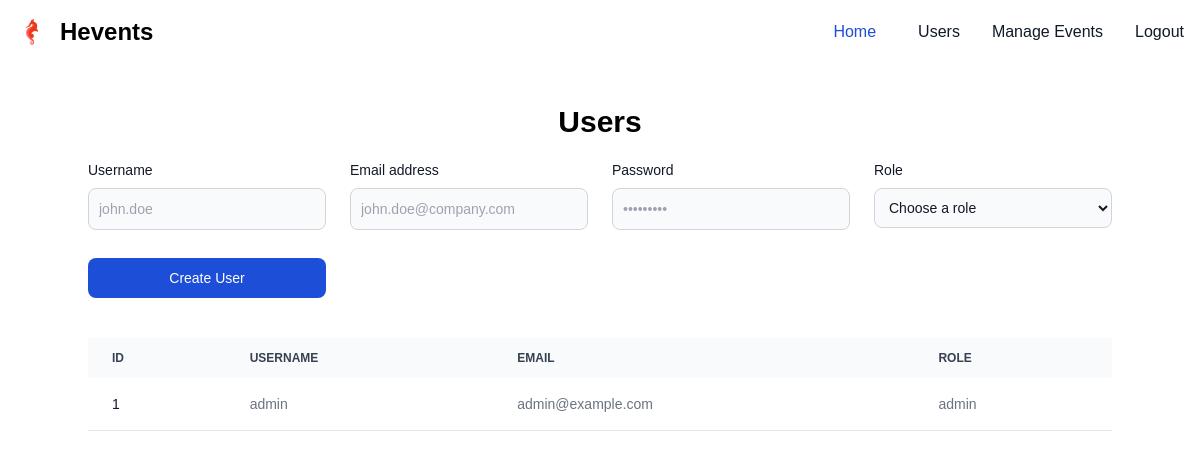
Before: /admin/users_page (signed in) with the older database file.
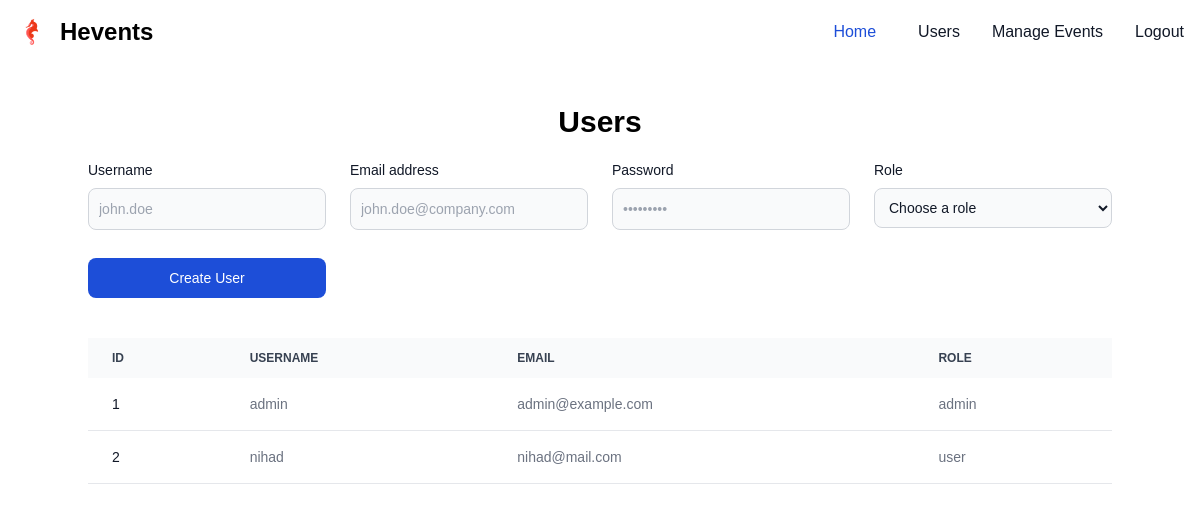
After: the same page with the newer database file.
### app/models/user.py (models this page shows, shortened)
class User(db.Model, UserMixin):  # Inherit from UserMixin
    id = db.Column(db.Integer, primary_key=True)
    username = db.Column(db.String(80), unique=True, nullable=False)
    email = db.Column(db.String(120), unique=True, nullable=False)
    password = db.Column(db.String(60), nullable=False)
    role = db.Column(db.String(20), nullable=False, default='user')  # Can be 'admin' or 'user'

### app/routes/user_routes.py (the view)
@user_routes.route('/admin/users_page', methods=['GET'])
@login_required
def users_page():
    if current_user.role != 'admin':
        return redirect(url_for('event_routes.events_page'))
    users = get_all_users()
    return render_template('users.html', title='All Users', users=users)

### app/__init__.py (called while the page is built)
def create_app():
    app = Flask(__name__)
    app.config.from_object(Config)
    db.init_app(app)
    login_manager = LoginManager()
    login_manager.init_app(app)
    login_manager.login_view = 'user_routes.login_page'  # Redirect if not logged in
    from app.models.user import User
    @login_manager.user_loader
    def load_user(user_id):
        return User.query.get(int(user_id))
    app.register_blueprint(user_routes)
    app.register_blueprint(event_routes)
    app.register_blueprint(admin_event_routes)
    with app.app_context():
        db.create_all()  # Create tables if they don't exist
    return app

### app/services/user_service.py (called while the page is built)
def get_all_users():
    return User.query.all()

### app/templates/users.html (shortened to what this page needs)
{% extends 'base.html' %} {% block content %}
<h1 class="text-center py-5 text-3xl font-bold">Users</h1>
<div>
  <form class="mb-10" method="POST" action="/admin/create_user">
    <div class="grid gap-6 mb-6 md:grid-cols-4">
      <div>
        <label
          for="username"
          class="block mb-2 text-sm font-medium text-gray-900 dark:text-white"
          >Username</label
        >
        <input
          type="text"
          id="username"
          name="username"
          class="bg-gray-50 border border-gray-300 text-gray-900 text-sm rounded-lg focus:ring-blue-500 focus:border-blue-500 block w-full p-2.5 dark:bg-gray-700 dark:border-gray-600 dark:placeholder-gray-400 dark:text-white dark:focus:ring-blue-500 dark:focus:border-blue-500"
          placeholder="john.doe"
          required
        />
    </div>
    <div class="mb-1">
      <label
        for="email"
        class="block mb-2 text-sm font-medium text-gray-900 dark:text-white"
        >Email address</label
      >
      <input
        type="email"
        id="email"
        name="email"
        class="bg-gray-50 border border-gray-300 text-gray-900 text-sm rounded-lg focus:ring-blue-500 focus:border-blue-500 block w-full p-2.5 dark:bg-gray-700 dark:border-gray-600 dark:placeholder-gray-400 dark:text-white dark:focus:ring-blue-500 dark:focus:border-blue-500"
        placeholder="john.doe@company.com"
        required
      />
    </div>
    <div class="mb-1">
      <label
        for="password"
        class="block mb-2 text-sm font-medium text-gray-900 dark:text-white"
        >Password</label
      >
      <input
        type="password"
        id="password"
        name="password"
        class="bg-gray-50 border border-gray-300 text-gray-900 text-sm rounded-lg focus:ring-blue-500 focus:border-blue-500 block w-full p-2.5 dark:bg-gray-700 dark:border-gray-600 dark:placeholder-gray-400 dark:text-white dark:focus:ring-blue-500 dark:focus:border-blue-500"
        placeholder="•••••••••"
        required
      />
    </div>
    <div class="mb-1">
    <label for="countries" class="block mb-2 text-sm font-medium text-gray-900 dark:text-white">Role</label>
  <select name="role" required id="role" class="bg-gray-50 border border-gray-300 text-gray-900 text-sm rounded-lg focus:ring-blue-500 focus:border-blue-500 block w-full p-2.5 dark:bg-gray-700 dark:border-gray-600 dark:placeholder-gray-400 dark:text-white dark:focus:ring-blue-500 dark:focus:border-blue-500">
    <option selected>Choose a role</option>
  </select>
</div>
    <button
      type="submit"
      class="text-white bg-blue-700 hover:bg-blue-800 focus:ring-4 focus:outline-none focus:ring-blue-300 font-medium rounded-lg text-sm w-full sm:w-auto px-5 py-2.5 text-center dark:bg-blue-600 dark:hover:bg-blue-700 dark:focus:ring-blue-800"
    >
    Create User
    </button>
  </form>
</div>
<div class="mx-auto mt-5">
  <div class="relative overflow-x-auto">
    <table
      class="w-full text-sm text-left rtl:text-right text-gray-500 dark:text-gray-400"
    >
      <thead
        class="text-xs text-gray-700 uppercase bg-gray-50 dark:bg-gray-700 dark:text-gray-400"
      >
        <tr>
          <th scope="col" class="px-6 py-3">ID</th>
          <th scope="col" class="px-6 py-3">Username</th>
          <th scope="col" class="px-6 py-3">Email</th>
          <th scope="col" class="px-6 py-3">Role</th>
        </tr>
      </thead>
      <tbody>
        {% for user in users %}
        <tr class="bg-white border-b dark:bg-gray-800 dark:border-gray-700">
          <th
            scope="row"
            class="px-6 py-4 font-medium text-gray-900 whitespace-nowrap dark:text-white"
          >
            {{ user.id }}
          </th>
          <td class="px-6 py-4">{{ user.username }}</td>
          <td class="px-6 py-4">{{ user.email }}</td>
          <td class="px-6 py-4">{{ user.role }}</td>
        </tr>
        {% endfor %}
      </tbody>
    </table>
  </div>
</div>
{% endblock %}

Changed rows visible on the page:
added User: id "2", username "nihad", email "nihad@mail.com", role "user"
